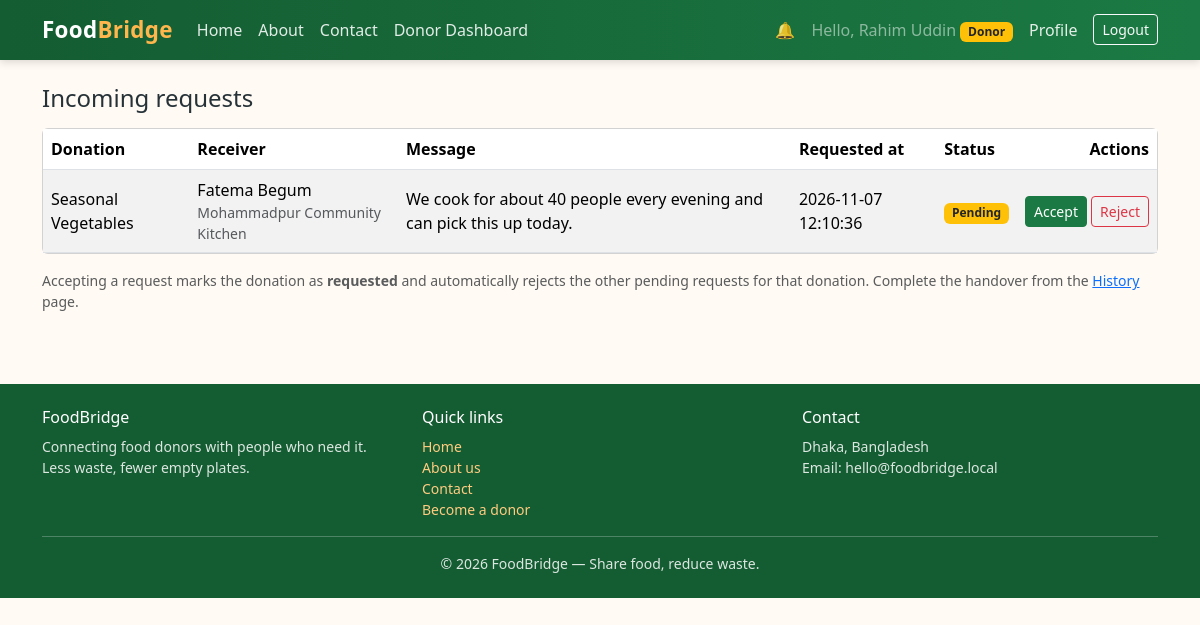
/donor/requests.php (signed in), run on the app's committed database.
### tables this page shows
CREATE TABLE IF NOT EXISTS food_requests (
    id          INT UNSIGNED AUTO_INCREMENT PRIMARY KEY,
    donation_id INT UNSIGNED NOT NULL,
    receiver_id INT UNSIGNED NOT NULL,
    message     TEXT         NULL,
    status      ENUM('pending', 'accepted', 'rejected', 'completed') NOT NULL DEFAULT 'pending',
    created_at  TIMESTAMP    NOT NULL DEFAULT CURRENT_TIMESTAMP,
    CONSTRAINT fk_requests_donation
        FOREIGN KEY (donation_id) REFERENCES food_donations (id)
        ON DELETE CASCADE ON UPDATE CASCADE,
    CONSTRAINT fk_requests_receiver
        FOREIGN KEY (receiver_id) REFERENCES users (id)
        ON DELETE CASCADE ON UPDATE CASCADE
);

CREATE TABLE IF NOT EXISTS food_donations (
    id            INT UNSIGNED AUTO_INCREMENT PRIMARY KEY,
    donor_id      INT UNSIGNED NOT NULL,
    title         VARCHAR(150) NOT NULL,
    description   TEXT         NULL,
    category      VARCHAR(100) NOT NULL,
    quantity      DECIMAL(10, 2) NOT NULL,
    unit          VARCHAR(20)  NOT NULL DEFAULT 'pcs',
    pickup_address VARCHAR(255) NOT NULL,
    expiry_time   DATETIME     NOT NULL,
    image         VARCHAR(255) NULL,                        
    status        ENUM('available', 'requested', 'completed', 'expired') NOT NULL DEFAULT 'available',
    created_at    TIMESTAMP    NOT NULL DEFAULT CURRENT_TIMESTAMP,
    CONSTRAINT fk_donations_donor
        FOREIGN KEY (donor_id) REFERENCES users (id)
        ON DELETE CASCADE ON UPDATE CASCADE
);

CREATE TABLE IF NOT EXISTS users (
    id                INT UNSIGNED AUTO_INCREMENT PRIMARY KEY,
    name              VARCHAR(100) NOT NULL,
    email             VARCHAR(150) NOT NULL UNIQUE,
    password          VARCHAR(255) NOT NULL,               
    phone             VARCHAR(20)  NULL,
    address           VARCHAR(255) NULL,
    role              ENUM('admin', 'donor', 'receiver') NOT NULL DEFAULT 'receiver',
    organization_name VARCHAR(150) NULL,
    is_verified       TINYINT(1)   NOT NULL DEFAULT 0,
    status            ENUM('active', 'inactive', 'suspended') NOT NULL DEFAULT 'active',
    created_at        TIMESTAMP    NOT NULL DEFAULT CURRENT_TIMESTAMP
);

### donor/requests.php (the view, shortened to what this page needs)
<?php
require_once __DIR__ . '/../config/db.php';
$baseUrl = '/FoodBridge';
$donorId = (int) $_SESSION['user_id'];
$stmt = $pdo->prepare(
    "SELECT fr.*, fd.title AS donation_title, fd.status AS donation_status,
            u.name AS receiver_name, u.phone AS receiver_phone,
            u.organization_name AS receiver_org
     FROM food_requests fr
     JOIN food_donations fd ON fd.id = fr.donation_id
     JOIN users u ON u.id = fr.receiver_id
     WHERE fd.donor_id = ?
     ORDER BY (fr.status = 'pending') DESC, fr.created_at DESC"
);
$stmt->execute([$donorId]);
$requests = $stmt->fetchAll();
$reqBadge = [
    'pending'   => 'bg-warning text-dark',
    'accepted'  => 'bg-success',
    'rejected'  => 'bg-danger',
    'completed' => 'bg-primary',
];
include __DIR__ . '/../includes/header.php';
?>
<h1 class="h4 mb-3">Incoming requests</h1>
<div class="card">
    <div class="card-body p-0">
        <div class="table-responsive">
            <table class="table table-striped table-hover mb-0 align-middle">
                <thead>
                    <tr>
                        <th>Donation</th>
                        <th>Receiver</th>
                        <th>Message</th>
                        <th>Requested at</th>
                        <th>Status</th>
                        <th class="text-end">Actions</th>
                    </tr>
                </thead>
                <tbody>
                    <?php foreach ($requests as $r): ?>
                        <tr>
                            <td><?= htmlspecialchars($r['donation_title'], ENT_QUOTES, 'UTF-8') ?></td>
                            <td>
                                <?= htmlspecialchars($r['receiver_name'], ENT_QUOTES, 'UTF-8') ?>
                                <?php if (!empty($r['receiver_org'])): ?>
                                    <small class="text-muted d-block"><?= htmlspecialchars($r['receiver_org'], ENT_QUOTES, 'UTF-8') ?></small>
                                <?php endif; ?>
                            </td>
                            <td><?= htmlspecialchars($r['message'] ?? '', ENT_QUOTES, 'UTF-8') ?></td>
                            <td><?= htmlspecialchars($r['created_at'], ENT_QUOTES, 'UTF-8') ?></td>
                            <td><span class="badge <?= $reqBadge[$r['status']] ?? 'bg-secondary' ?> text-capitalize"><?= htmlspecialchars($r['status'], ENT_QUOTES, 'UTF-8') ?></span></td>
                            <td class="text-end text-nowrap">
                                <?php if ($r['status'] === 'pending'): ?>
                                    <form method="post" action="" class="d-inline">
                                        <button type="submit" class="btn btn-sm btn-success">Accept</button>
                                    </form>
                                    <form method="post" action="" class="d-inline">
                                        <button type="submit" class="btn btn-sm btn-outline-danger">Reject</button>
                                    </form>
                                <?php else: ?>
                                    <span class="text-muted small">—</span>
                                <?php endif; ?>
                            </td>
                        </tr>
                    <?php endforeach; ?>
                </tbody>
            </table>
        </div>
    </div>
</div>
<p class="text-muted small mt-3 mb-0">
    Accepting a request marks the donation as <strong>requested</strong> and automatically rejects
    the other pending requests for that donation. Complete the handover from the
    <a href="<?= $baseUrl ?>/donor/history.php">History</a> page.
</p>
<?php include __DIR__ . '/../includes/footer.php'; ?>

### assets/css/style.css (style rules this page uses)
:root { --fb-green: #1b7a43; --fb-green-dark: #145c32; --fb-green-light: #e6f4ec; --fb-orange: #f57c00; --fb-orange-dark: #e65100; --fb-cream: #fffaf3; }
body { background-color: var(--fb-cream); color: #263238; }
.card .btn-success { background-color: var(--fb-green); border-color: var(--fb-green); }

### data on the page
food_requests: donation.title "Seasonal Vegetables", receiver.name "Fatema Begum", receiver.organization_name "Mohammadpur Community Kitchen", message "We cook for about 40 people every evening and can pick this up today.", created_at "2026-11-07 12:10:36", status "Pending"

### other printed values
$userName "Rahim Uddin"
$role "Donor"
